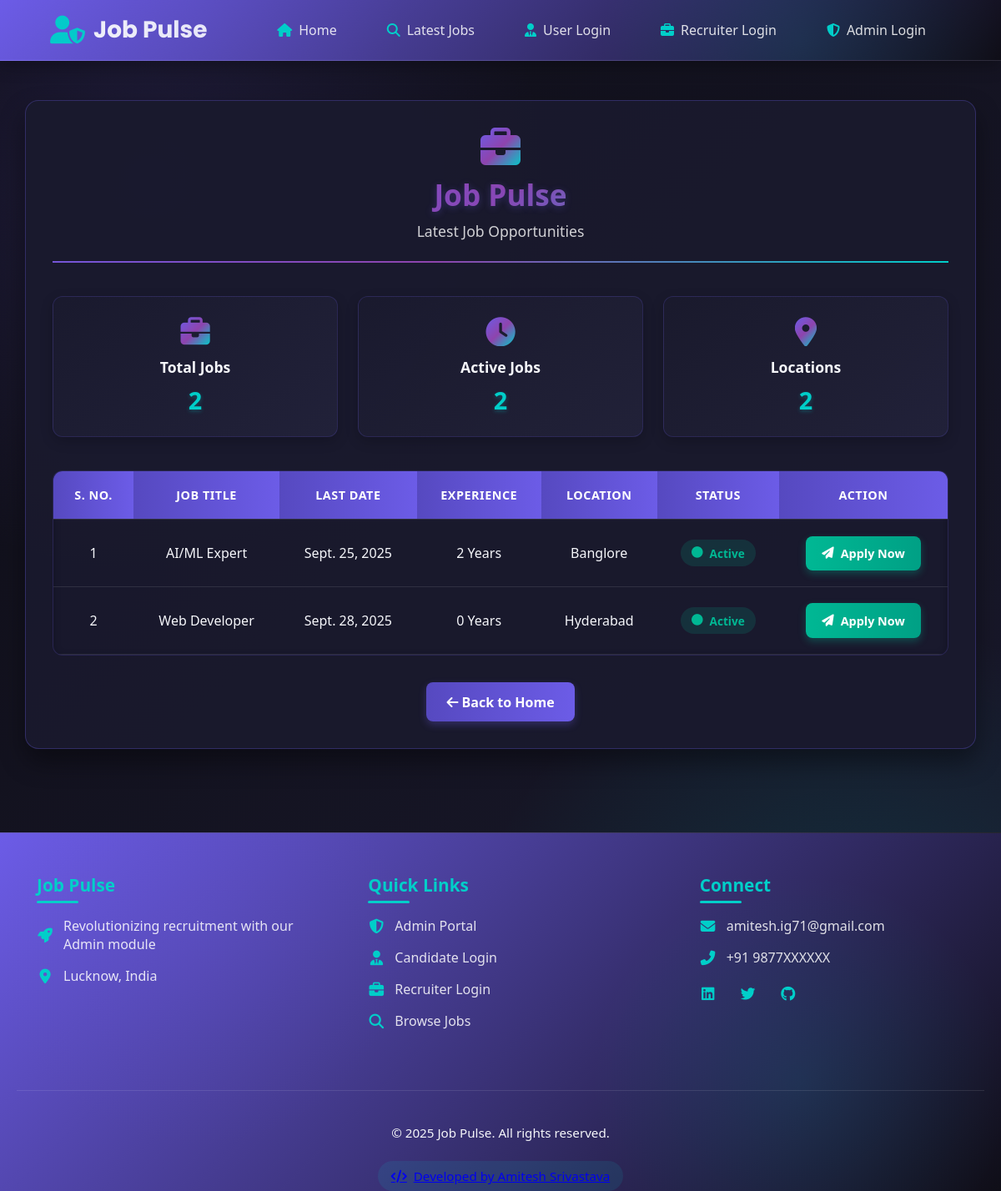
Page /latest_job on the committed database.
### job/models.py (models this page shows, shortened)
class Job(models.Model):
    recuiter = models.ForeignKey(Recuiter,on_delete=models.CASCADE)
    start_date = models.DateField()
    end_date = models.DateField()
    title = models.CharField(max_length=100)
    salary = models.CharField(max_length=20)
    image = models.FileField()
    description = models.CharField(max_length=300)
    experience = models.CharField(max_length=50)
    location = models.CharField(max_length=100)
    skills = models.CharField(max_length=20)
    creationdate = models.DateField()

### job/views.py (the view)
# urls.py: path('latest_job',latest_job,name="latest_job"),
def latest_job(request):
    job=Job.objects.all()
    d={'job':job}
    return render(request,'latest_job.html',d)

### job/templates/latest_job.html (shortened to what this page needs)
{% load static %}
{% block body %}
{% include 'navigation.html' %}
<link href="https://unpkg.com/boxicons@2.1.4/css/boxicons.min.css" rel="stylesheet">
<link href="https://cdnjs.cloudflare.com/ajax/libs/font-awesome/6.4.0/css/all.min.css" rel="stylesheet">
<link rel = "stylesheet" href = "{% static 'css/latest_job.css' %}">
<div class="jobs-container">
    <div class="page-header">
        <i class="fas fa-briefcase"></i>
        <h1>Job Pulse</h1>
        <p>Latest Job Opportunities</p>
    </div>
    <div class="stats-cards">
        <div class="stat-card">
            <i class="fas fa-briefcase"></i>
            <h3>Total Jobs</h3>
            <p>{{ job|length }}</p>
        </div>
        <div class="stat-card">
            <i class="fas fa-clock"></i>
            <h3>Active Jobs</h3>
            <p>{{ job|length }}</p>
        </div>
        <div class="stat-card">
            <i class="fas fa-map-marker-alt"></i>
            <h3>Locations</h3>
            <p>{{ job|length }}</p>
        </div>
    </div>
    <div class="table-container">
        {% if job %}
        <table id="example">
            <thead>
                <tr>
                    <th>S. No.</th>
                    <th>Job Title</th>
                    <th>Last Date</th>
                    <th>Experience</th>
                    <th>Location</th>
                    <th>Status</th>
                    <th>Action</th>
                </tr>
            </thead>
            <tbody>
                {% for i in job %}
                <tr>
                    <td>{{ forloop.counter }}</td>
                    <td>{{ i.title }}</td>
                    <td>{{ i.end_date }}</td>
                    <td>{{ i.experience }} Year{{ i.experience|pluralize }}</td>
                    <td>{{ i.location }}</td>
                    <td>
                        <span class="job-status status-active">
                            <i class="fas fa-circle"></i> Active
                        </span>
                    </td>
                    <td>
                        <a href="{% url 'user_login' %}" class="btn btn-apply">
                            <i class="fas fa-paper-plane"></i> Apply Now
                        </a>
                    </td>
                </tr>
                {% endfor %}
            </tbody>
        </table>
        {% endif %}
    </div>
    <a href="{% url 'index' %}" class="btn-back">
        <i class="fas fa-arrow-left"></i> Back to Home
    </a>
</div>
{% include 'footer.html' %}
{% endblock %}

### job/static/css/navigation.css (style rules this page uses)
:root { --primary: #6c5ce7; --primary-dark: #5649c0; --secondary: #00cec9; --dark: #1a1a2e; --darker: #0f0e17; --light: #f5f6fa; }
* { margin: 0; padding: 0; box-sizing: border-box; }
body { font-family: 'Segoe UI', sans-serif; background: var(--darker); padding-top: 80px; margin-top: 5rem; }

### job/static/css/latest_job.css (style rules this page uses)
:root { --primary: #6c5ce7; --primary-dark: #5649c0; --secondary: #00cec9; --dark: #1a1a2e; --darker: #0f0e17; --light: #f5f6fa; --error: #ff4757; --success: #00b894; --warning: #fdcb6e; --gradient-1: linear-gradient(135deg, #6c5ce7 0%, #8e44ad 50%, #00cec9 100%); --gradient-2: linear-gradient(135deg, #5649c0 0%, #6c5ce7 50%, #8e44ad 100%); }
body { background-color: var(--darker); color: var(--light); min-height: 100vh; font-family: 'Segoe UI', sans-serif; background-image: radial-gradient(circle at 15% 15%, rgba(108, 92, 231, 0.15) 0%, transparent 30%), radial-gradient(circle at 85% 85%, rgba(0, 206, 201, 0.15) 0%, transparent 30%), linear-gradient(135deg, var(--darker) 0%, var(--dark) 100%); padding: 0; margin: 0; }
.jobs-container { width: 95%; max-width: 1400px; margin: 120px auto 2rem; padding: 2rem; background: rgba(26, 26, 46, 0.95); border-radius: 16px; box-shadow: 0 15px 30px rgba(0, 0, 0, 0.4); border: 1px solid rgba(108, 92, 231, 0.3); animation: fadeIn 0.8s ease-out; }
.page-header { text-align: center; margin-bottom: 2.5rem; padding-bottom: 1.5rem; border-bottom: 2px solid; border-image: var(--gradient-1); border-image-slice: 1; }
.page-header i { font-size: 3rem; background: var(--gradient-1); -webkit-background-clip: text; background-clip: text; color: transparent; margin-bottom: 0.5rem; display: inline-block; transition: transform 0.3s ease; }
.page-header h1 { font-size: 2.2rem; font-weight: 700; background: var(--gradient-1); -webkit-background-clip: text; background-clip: text; color: transparent; margin-bottom: 0.5rem; text-shadow: 0 2px 8px rgba(108, 92, 231, 0.3); }
.page-header p { color: rgba(255, 255, 255, 0.8); margin: 0; font-size: 1.1rem; }
.stats-cards { display: grid; grid-template-columns: repeat(auto-fit, minmax(200px, 1fr)); gap: 1.5rem; margin-bottom: 2.5rem; }
.stat-card { background: linear-gradient(145deg, rgba(26, 26, 46, 0.8), rgba(35, 35, 60, 0.8)); border-radius: 12px; padding: 1.5rem; text-align: center; border: 1px solid rgba(108, 92, 231, 0.2); transition: all 0.3s ease; box-shadow: 0 5px 15px rgba(0, 0, 0, 0.2); }
.stat-card i { font-size: 2.2rem; background: var(--gradient-1); -webkit-background-clip: text; background-clip: text; color: transparent; margin-bottom: 0.8rem; display: inline-block; transition: transform 0.3s ease; }
.stat-card h3 { font-size: 1.1rem; margin-bottom: 0.5rem; color: var(--light); font-weight: 600; }
.stat-card p { font-size: 1.8rem; font-weight: 700; color: var(--secondary); margin: 0; text-shadow: 0 2px 5px rgba(0, 206, 201, 0.3); }
.table-container { overflow-x: auto; border-radius: 12px; border: 1px solid rgba(108, 92, 231, 0.2); background: rgba(26, 26, 46, 0.8); box-shadow: inset 0 2px 10px rgba(0, 0, 0, 0.2); margin-bottom: 2rem; }
table { width: 100%; border-collapse: collapse; }
th, td { padding: 1.2rem; text-align: center; border-bottom: 1px solid rgba(255, 255, 255, 0.1); transition: all 0.3s ease; }
th { background: linear-gradient(to right, var(--primary-dark), var(--primary)); color: white; font-weight: 600; text-transform: uppercase; font-size: 0.9rem; letter-spacing: 0.5px; position: sticky; top: 0; }
tr { transition: all 0.3s ease; }
.btn { padding: 0.7rem 1.2rem; border-radius: 8px; font-weight: 600; text-decoration: none; display: inline-flex; align-items: center; gap: 0.5rem; transition: all 0.3s ease; border: none; cursor: pointer; font-size: 0.9rem; }
.btn-apply { background: linear-gradient(to right, var(--success), #00a085); color: white; box-shadow: 0 4px 10px rgba(0, 184, 148, 0.3); }
.job-status { display: inline-flex; align-items: center; gap: 0.5rem; padding: 0.4rem 0.8rem; border-radius: 20px; font-size: 0.85rem; font-weight: 600; }
.status-active { background: rgba(0, 184, 148, 0.15); color: var(--success); }
.btn-back { display: block; width: fit-content; margin: 2rem auto 0; padding: 0.8rem 1.5rem; background: linear-gradient(to right, var(--primary-dark), var(--primary)); color: white; border-radius: 8px; text-decoration: none; font-weight: 600; transition: all 0.3s ease; box-shadow: 0 4px 10px rgba(108, 92, 231, 0.3); }

### job/static/css/footer.css (style rules this page uses)
body { padding: 0 !important; margin: 0 !important; }

### rows in the picture
Job: title "AI/ML Expert", end_date "Sept. 25, 2025", experience "2", location "Banglore"
Job: title "Web Developer", end_date "Sept. 28, 2025", experience "0", location "Hyderabad"

### other values in the picture
{{ job|length }} "2"
